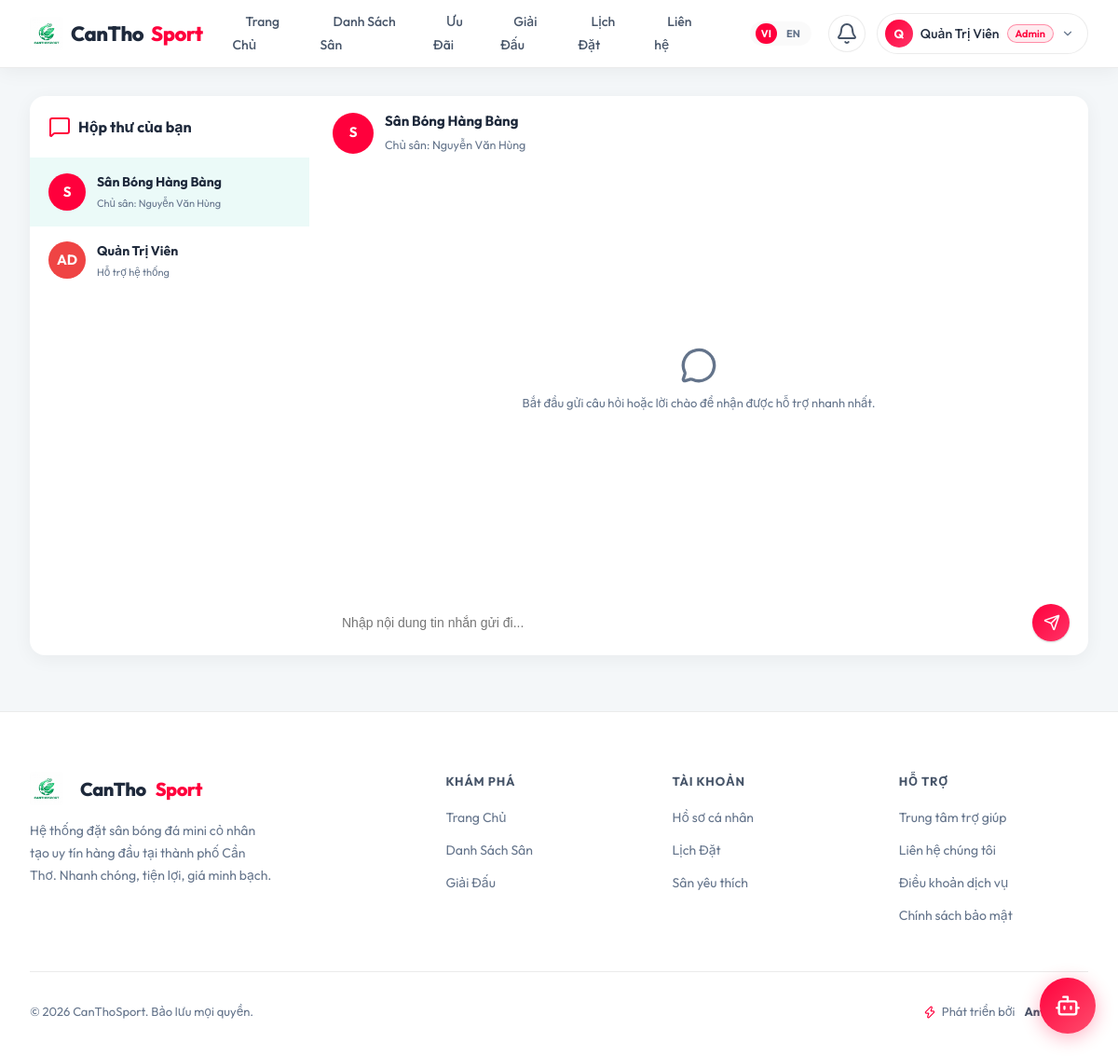
The app's page /pages/chat.php?field_id=1 (signed in) with its own data.
### tables this page shows
CREATE TABLE `fields` (
  `id`              INT(11)      NOT NULL AUTO_INCREMENT,
  `owner_id`        INT(11)      NOT NULL,
  `name`            VARCHAR(150) NOT NULL,
  `slug`            VARCHAR(160) NOT NULL,
  `address`         VARCHAR(255) NOT NULL,
  `district`        VARCHAR(100) NOT NULL  COMMENT 'Quận/Huyện tại Cần Thơ',
  `ward`            VARCHAR(100) DEFAULT NULL COMMENT 'Phường/Xã',
  `lat`             DECIMAL(10,8) NOT NULL  COMMENT 'Vĩ độ GPS',
  `lng`             DECIMAL(11,8) NOT NULL  COMMENT 'Kinh độ GPS',
  `type`            ENUM('5v5','7v7','11v11') NOT NULL DEFAULT '5v5',
  `surface`         ENUM('co_nhan_tao','co_tu_nhien','san_xi_mang') NOT NULL DEFAULT 'co_nhan_tao',
  `price_per_hour`  DECIMAL(10,0) NOT NULL  COMMENT 'Giá thuê/giờ (VNĐ)',
  `price_peak`      DECIMAL(10,0) DEFAULT NULL COMMENT 'Giá giờ cao điểm (17h-21h)',
  `description`     TEXT          DEFAULT NULL,
  `phone`           VARCHAR(15)   DEFAULT NULL,
  `open_time`       TIME          NOT NULL DEFAULT '06:00:00',
  `close_time`      TIME          NOT NULL DEFAULT '22:00:00',
  `has_lighting`    TINYINT(1)    NOT NULL DEFAULT 1  COMMENT 'Có đèn chiếu sáng',
  `has_parking`     TINYINT(1)    NOT NULL DEFAULT 1  COMMENT 'Có bãi đỗ xe',
  `has_shower`      TINYINT(1)    NOT NULL DEFAULT 0  COMMENT 'Có phòng tắm',
  `has_canteen`     TINYINT(1)    NOT NULL DEFAULT 0  COMMENT 'Có căn tin',
  `has_rental`      TINYINT(1)    NOT NULL DEFAULT 0  COMMENT 'Cho thuê dụng cụ',
  `cover_image`     VARCHAR(255)  DEFAULT NULL,
  `status`          ENUM('active','inactive','pending') NOT NULL DEFAULT 'pending',
  `discount_percent` INT(11)     NOT NULL DEFAULT 0  COMMENT 'Mức giảm giá (%)',
  `rating`          DECIMAL(2,1)  NOT NULL DEFAULT 0.0,
  `total_reviews`   INT(11)       NOT NULL DEFAULT 0,
  `total_bookings`  INT(11)       NOT NULL DEFAULT 0,
  `created_at`      TIMESTAMP     NOT NULL DEFAULT CURRENT_TIMESTAMP,
  `updated_at`      TIMESTAMP     NOT NULL DEFAULT CURRENT_TIMESTAMP ON UPDATE CURRENT_TIMESTAMP,
  PRIMARY KEY (`id`),
  UNIQUE KEY `uq_slug` (`slug`),
  KEY `idx_owner`    (`owner_id`),
  KEY `idx_district` (`district`),
  KEY `idx_type`     (`type`),
  KEY `idx_status`   (`status`),
  CONSTRAINT `fk_field_owner` FOREIGN KEY (`owner_id`) REFERENCES `users` (`id`) ON DELETE CASCADE
);

CREATE TABLE `users` (
  `id`            INT(11)      NOT NULL AUTO_INCREMENT,
  `full_name`     VARCHAR(100) NOT NULL,
  `email`         VARCHAR(100) NOT NULL,
  `google_id`     VARCHAR(255) DEFAULT NULL,
  `facebook_id`   VARCHAR(255) DEFAULT NULL,
  `phone`         VARCHAR(15)  NOT NULL,
  `password_hash` VARCHAR(255) DEFAULT NULL,
  `role`          ENUM('customer','owner','admin') NOT NULL DEFAULT 'customer',
  `avatar`        VARCHAR(255) DEFAULT 'default-avatar.png',
  `address`       VARCHAR(255) DEFAULT NULL,
  `lat`           DECIMAL(10,8) DEFAULT NULL  COMMENT 'Vĩ độ địa chỉ nhà',
  `lng`           DECIMAL(11,8) DEFAULT NULL  COMMENT 'Kinh độ địa chỉ nhà',
  `is_active`     TINYINT(1)   NOT NULL DEFAULT 1,
  `email_verified` TINYINT(1)  NOT NULL DEFAULT 0,
  `points`         INT(11)      NOT NULL DEFAULT 0 COMMENT 'Điểm tích lũy tích được',
  `last_online`   DATETIME     DEFAULT NULL,
  `created_at`    TIMESTAMP    NOT NULL DEFAULT CURRENT_TIMESTAMP,
  `updated_at`    TIMESTAMP    NOT NULL DEFAULT CURRENT_TIMESTAMP ON UPDATE CURRENT_TIMESTAMP,
  PRIMARY KEY (`id`),
  UNIQUE KEY `uq_email` (`email`),
  UNIQUE KEY `uq_google_id` (`google_id`),
  UNIQUE KEY `uq_phone` (`phone`)
);

### pages/chat.php (the view, shortened to what this page needs)
<?php
require_once '../config/db.php';
$user_id = $_SESSION['user_id'];
$url_field_id = isset($_GET['field_id']) ? intval($_GET['field_id']) : 0;
$chat_type = isset($_GET['chat_type']) ? $_GET['chat_type'] : '';
try {
    $admin_stmt = $pdo->query("SELECT id, full_name FROM users WHERE role = 'admin' ORDER BY id ASC LIMIT 1");
    $admin = $admin_stmt->fetch();
    $admin_id = $admin ? intval($admin['id']) : 2;
    $admin_name = $admin ? $admin['full_name'] : 'Ban Quản Trị';
} catch (PDOException $e) {
    $admin_id = 2;
    $admin_name = 'Ban Quản Trị';
}
$conversations = [];
try {
    $last_admin_stmt = $pdo->prepare("
        SELECT MAX(created_at) as last_time,
               SUM(CASE WHEN receiver_id = :uid AND is_read = 0 THEN 1 ELSE 0 END) as unread
        FROM messages
        WHERE field_id IS NULL AND (sender_id = :uid2 OR receiver_id = :uid3)
    ");
    $last_admin_stmt->execute(['uid' => $user_id, 'uid2' => $user_id, 'uid3' => $user_id]);
    $last_admin = $last_admin_stmt->fetch();
    $conversations[] = [
        'type' => 'admin',
        'field_id' => null,
        'title' => $admin_name,
        'subtitle' => 'Hỗ trợ hệ thống',
        'receiver_id' => $admin_id,
        'last_msg_time' => $last_admin['last_time'] ?? '1970-01-01 00:00:00',
        'unread_count' => intval($last_admin['unread'] ?? 0)
    ];
} catch (PDOException $e) {
    die("Lỗi kết nối hội thoại: " . $e->getMessage());
}
if ($url_field_id > 0) {
    $found = false;
    if (!$found) {
        try {
            $field_q = $pdo->prepare("
                SELECT f.id, f.name, u.id as owner_id, u.full_name as owner_name
                FROM fields f
                JOIN users u ON f.owner_id = u.id
                WHERE f.id = ? AND f.status = 'active'
            ");
            $field_q->execute([$url_field_id]);
            $new_field = $field_q->fetch();
            if ($new_field) {
                array_unshift($conversations, [
                    'type' => 'field',
                    'field_id' => $new_field['id'],
                    'title' => $new_field['name'],
                    'subtitle' => 'Chủ sân: ' . $new_field['owner_name'],
                    'receiver_id' => $new_field['owner_id'],
                    'last_msg_time' => date('Y-m-d H:i:s'),
                    'unread_count' => 0
                ]);
            }
        } catch (PDOException $e) {
        }
    }
}
usort($conversations, function($a, $b) {
    return strcmp($b['last_msg_time'], $a['last_msg_time']);
});
$active_conv = null;
if ($url_field_id > 0) {
    foreach ($conversations as $c) {
        if ($c['type'] === 'field' && $c['field_id'] === $url_field_id) {
            $active_conv = $c;
            break;
        }
    }
}
$messages = [];
if ($active_conv) {
    try {
        if ($active_conv['type'] === 'admin') {
            $pdo->prepare("UPDATE messages SET is_read = 1 WHERE field_id IS NULL AND sender_id = ? AND receiver_id = ?")
                ->execute([$active_conv['receiver_id'], $user_id]);
            $msg_stmt = $pdo->prepare("
                SELECT * FROM messages
                WHERE field_id IS NULL
                AND ((sender_id = ? AND receiver_id = ?) OR (sender_id = ? AND receiver_id = ?))
                ORDER BY created_at ASC
            ");
            $msg_stmt->execute([$user_id, $active_conv['receiver_id'], $active_conv['receiver_id'], $user_id]);
            $messages = $msg_stmt->fetchAll();
        } else {
            $pdo->prepare("UPDATE messages SET is_read = 1 WHERE field_id = ? AND sender_id = ? AND receiver_id = ?")
                ->execute([$active_conv['field_id'], $active_conv['receiver_id'], $user_id]);
            $msg_stmt = $pdo->prepare("
                SELECT * FROM messages
                WHERE field_id = ?
                AND ((sender_id = ? AND receiver_id = ?) OR (sender_id = ? AND receiver_id = ?))
                ORDER BY created_at ASC
            ");
            $msg_stmt->execute([$active_conv['field_id'], $user_id, $active_conv['receiver_id'], $active_conv['receiver_id'], $user_id]);
            $messages = $msg_stmt->fetchAll();
        }
    } catch (PDOException $e) {
    }
}
include '../includes/header.php';
?>
<div class="container" style="margin-top: 30px; margin-bottom: 60px;">
    <div style="display: grid; grid-template-columns: 300px 1fr; border: 1px solid var(--border-color); border-radius: 16px; height: 600px; overflow: hidden; background: var(--bg-card); box-shadow: 0 4px 20px rgba(0,0,0,0.05);">
        <div style="border-right: 1px solid var(--border-color); display: flex; flex-direction: column; background: rgba(255, 255, 255, 0.01); min-height: 0; height: 100%;">
            <div style="padding: 20px; border-bottom: 1px solid var(--border-color); font-weight: 700; color: var(--text-main); font-size: 16px; display: flex; align-items: center; gap: 8px;">
                <i data-lucide="message-square" style="color:var(--primary);"></i> Hộp thư của bạn
            </div>
            <div style="flex: 1; overflow-y: auto; display: flex; flex-direction: column;">
                <?php if (count($conversations) > 0): ?>
                    <?php foreach ($conversations as $c):
                        $is_active = false;
                        if ($active_conv) {
                            if ($c['type'] === 'admin' && $active_conv['type'] === 'admin') {
                                $is_active = true;
                            } elseif ($c['type'] === 'field' && $active_conv['type'] === 'field' && $c['field_id'] === $active_conv['field_id']) {
                                $is_active = true;
                            }
                        }
                        $link = ($c['type'] === 'admin') ? 'chat.php?chat_type=admin' : 'chat.php?field_id=' . $c['field_id'];
                    ?>
                        <a href="<?php echo $link; ?>"
                           style="padding: 15px 20px; text-decoration: none; border-bottom: 1px solid var(--border-color); display: flex; align-items: center; gap: 12px; background: <?php echo $is_active ? 'rgba(0,191,166,0.08)' : 'transparent'; ?>; transition: 0.2s;">
                            <div style="width: 40px; height: 40px; border-radius: 50%; background: <?php echo $c['type'] === 'admin' ? '#ef4444' : 'var(--primary)'; ?>; color: white; display: flex; align-items: center; justify-content: center; font-weight: 700; flex-shrink: 0;">
                                <?php echo $c['type'] === 'admin' ? 'AD' : strtoupper(substr($c['title'], 0, 1)); ?>
                            </div>
                            <div style="flex: 1; min-width: 0;">
                                <div style="display: flex; justify-content: space-between; align-items: center; margin-bottom: 2px;">
                                    <strong style="font-size: 14px; color: var(--text-main); white-space: nowrap; overflow: hidden; text-overflow: ellipsis; max-width: 140px;"><?php echo htmlspecialchars($c['title']); ?></strong>
                                </div>
                                <small style="color: var(--text-muted); display: block; font-size: 11px; white-space: nowrap; overflow: hidden; text-overflow: ellipsis;"><?php echo htmlspecialchars($c['subtitle']); ?></small>
                            </div>
                        </a>
                    <?php endforeach; ?>
                <?php else: ?>
                    <div style="padding: 30px; text-align: center; color: var(--text-muted); font-size: 13px;">
                        Hộp thư trống.
                    </div>
                <?php endif; ?>
            </div>
        </div>
        <div style="display: flex; flex-direction: column; background: rgba(255, 255, 255, 0.005); min-height: 0; height: 100%;">
            <?php if ($active_conv): ?>
                <div style="padding: 15px 25px; border-bottom: 1px solid var(--border-color); background: rgba(255,255,255,0.01); display: flex; align-items: center; gap: 12px; flex-shrink: 0;">
                    <div style="width: 44px; height: 44px; border-radius: 50%; background: <?php echo $active_conv['type'] === 'admin' ? '#ef4444' : 'var(--primary)'; ?>; color: white; display: flex; align-items: center; justify-content: center; font-weight: 700;">
                        <?php echo $active_conv['type'] === 'admin' ? 'AD' : strtoupper(substr($active_conv['title'], 0, 1)); ?>
                    </div>
                    <div>
                        <h3 style="margin: 0; font-size: 15px; font-weight: 700; color: var(--text-main);"><?php echo htmlspecialchars($active_conv['title']); ?></h3>
                        <small style="color: var(--text-muted);"><?php echo htmlspecialchars($active_conv['subtitle']); ?></small>
                    </div>
                </div>
                <div id="chat-box"
                     data-field-id="<?php echo $active_conv['type'] === 'admin' ? 'null' : $active_conv['field_id']; ?>"
                     data-receiver-id="<?php echo $active_conv['receiver_id']; ?>"
                     data-is-admin-chat="<?php echo $active_conv['type'] === 'admin' ? '1' : '0'; ?>"
                     data-last-id="0"
                     style="flex: 1; padding: 20px; overflow-y: auto; display: flex; flex-direction: column; gap: 12px;">
                    <?php if (count($messages) == 0): ?>
                        <div style="margin: auto; text-align: center; color: var(--text-muted); display: flex; flex-direction: column; align-items: center; gap: 10px;">
                            <i data-lucide="message-circle" style="width: 40px; height: 40px; color: var(--border-color);"></i>
                            <p style="font-size: 13px; margin: 0;">Bắt đầu gửi câu hỏi hoặc lời chào để nhận được hỗ trợ nhanh nhất.</p>
                        </div>
                    <?php endif; ?>
                </div>
                <div style="padding: 15px 20px; background: rgba(255,255,255,0.01); border-top: 1px solid var(--border-color); flex-shrink: 0;">
                    <form id="chat-form" method="POST" style="display: flex; gap: 10px; margin: 0;">
                        <input type="text" id="chat-input" name="content" placeholder="Nhập nội dung tin nhắn gửi đi..." required autocomplete="off" style="flex: 1; padding: 10px 15px; border: 1px solid var(--border-color); border-radius: 20px; outline: none; font-size: 14px; background: var(--bg-card); color: var(--text-main);">
                        <button type="submit" class="btn btn-primary" style="border-radius: 50%; width: 40px; height: 40px; padding: 0; display: flex; align-items: center; justify-content: center; flex-shrink: 0;">
                            <i data-lucide="send" style="width: 18px; height: 18px; margin-left: 2px;"></i>
                        </button>
                    </form>
                </div>
            <?php endif; ?>
        </div>
    </div>
</div>
<?php include '../includes/footer.php'; ?>

### assets/css/style.css (style rules this page uses)
:root { --primary: #ff003c; --primary-dark: #d40032; --primary-light: #ff3366; --primary-glow: rgba(255, 0, 60, 0.18); --primary-subtle: rgba(255, 0, 60, 0.08); --accent: #0055ff; --accent-glow: rgba(0, 85, 255, 0.15); --bg-main: #f4f7f9; --bg-layer1: #ffffff; --bg-card: #ffffff; --bg-card-hover: #f8fafc; --bg-input: #ffffff; --text-main: #1e293b; --text-secondary: #475569; --text-muted: #64748b; --text-inverse: #ffffff; --border: rgba(0, 0, 0, 0.08); --border-hover: rgba(0, 0, 0, 0.15); --border-primary: rgba(255, 0, 60, 0.40); --rating-color: #f59e0b; --error-color: #ef4444; --success-color: #10b981; --grad-primary: linear-gradient(135deg, #ff003c 0%, #ff3366 100%); --grad-hero: radial-gradient(ellipse 80% 50% at 50% -20%, rgba(255,0,60,0.15) 0%, transparent 60%); --grad-card: linear-gradient(145deg, #ffffff 0%, #fcfcfc 100%); --font: 'Outfit', -apple-system, BlinkMacSystemFont, 'Segoe UI', sans-serif; --ease: cubic-bezier(0.4, 0, 0.2, 1); --transition: all 0.25s var(--ease); --transition-slow:all 0.45s var(--ease); --r-sm: 8px; --r-md: 12px; --r-lg: 16px; --r-xl: 20px; --r-2xl: 28px; --shadow-sm: 0 1px 3px rgba(0,0,0,0.05); --shadow-md: 0 4px 16px rgba(0,0,0,0.08); --shadow-lg: 0 12px 30px rgba(0,0,0,0.12); --shadow-primary: 0 8px 24px rgba(255,0,60,0.25); }
*, *::before, *::after { box-sizing: border-box; margin: 0; padding: 0; }
html { scroll-behavior: smooth; }
body { background-color: var(--bg-main); color: var(--text-main); font-family: var(--font); font-size: 15px; line-height: 1.65; min-height: 100vh; -webkit-font-smoothing: antialiased; }
a { text-decoration: none; color: inherit; }
button { font-family: var(--font); }
.container { max-width: 1280px; margin: 0 auto; padding: 0 32px; }
.btn { display: inline-flex; align-items: center; justify-content: center; gap: 8px; padding: 10px 20px; border-radius: var(--r-lg); font-family: var(--font); font-size: 14px; font-weight: 600; cursor: pointer; border: none; outline: none; transition: var(--transition); white-space: nowrap; text-decoration: none; line-height: 1; }
.btn-primary { background: var(--grad-primary); color: #fff; box-shadow: 0 1px 2px rgba(0,0,0,0.2); }
[id] { scroll-margin-top: 88px; }
.btn { transition: all 0.3s cubic-bezier(0.4, 0, 0.2, 1); }

### records on screen
fields: name "S", name "Sân Bóng Hàng Bàng", subtitle "Chủ sân: Nguyễn Văn Hùng"
users: shows "AD", full_name "Quản Trị Viên", subtitle "Hỗ trợ hệ thống"

### other values on screen
__trans('home') "Trang Chủ"
__trans('fields_list') "Danh Sách Sân"
__trans('offers') "Ưu Đãi"
__trans('events') "Giải Đấu"
__trans('my_bookings') "Lịch Đặt"
mb_strtoupper(mb_substr($_SESSION['user_full_name'], 0, 1)) "Q"
$_SESSION['user_full_name'] "Quản Trị Viên"
$active_conv['subtitle'] "Chủ sân: Nguyễn Văn Hùng"
__trans('footer_desc') "Hệ thống đặt sân bóng đá mini cỏ nhân tạo uy tín hàng đầu tại thành phố Cần Thơ. Nhanh chóng, tiện lợi, giá minh bạch."
__trans('explore') "KHÁM PHÁ"
__trans('account') "TÀI KHOẢN"
__trans('profile') "Hồ sơ cá nhân"
__trans('favorites') "Sân yêu thích"
__trans('support') "HỖ TRỢ"
__trans('help_center') "Trung tâm trợ giúp"
